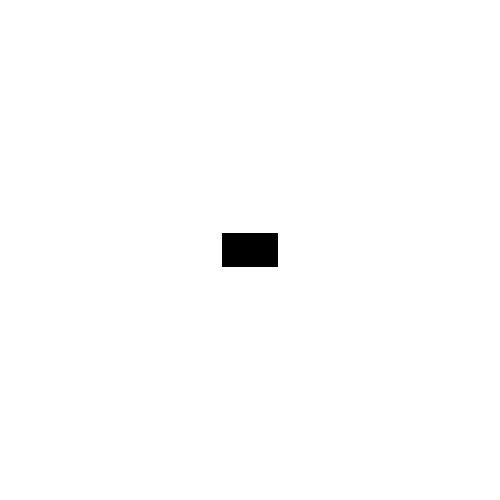
Frame 1 (no input)
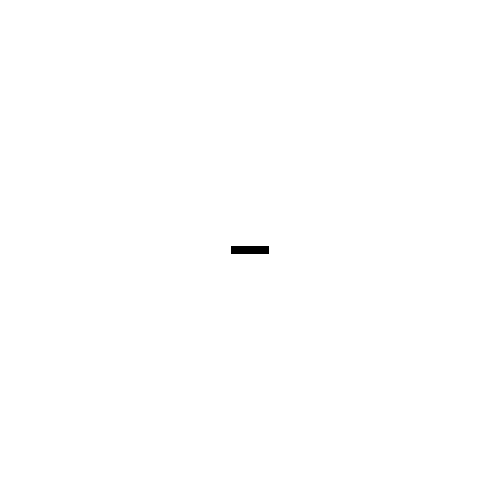
Frame 60 (the mouse pressed at the canvas centre just before this capture)
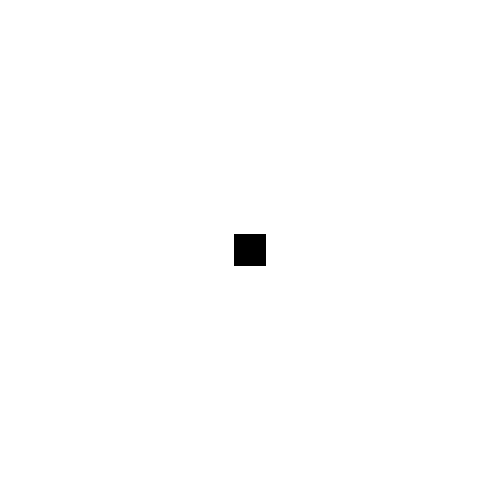
Frame 120 (the mouse held since frame 60 and released just before this capture)

The Processing sketch that drew these frames (run headless with seeded random() and noise(); from frame 60 on, the mouse is pressed at the canvas centre):

// Processing sketch: randomVSperlin
// ── randomVSperlin.pde

void setup() {
 //frameRate(15);
  size(500, 500);
  rectMode(CENTER);
}

float y_perlin;
float x_random;
void draw() {
  background(255);
  y_perlin = y_perlin + 0.1;
  //y_perlin = y_perlin + 0.0;
  x_random = random(0,50) * 1;
  // println("perlin: ", noise(y_perlin), "random: ", x_random);
  fill(0);
  rect(width/2 , height/2, noise(y_perlin) * 100, x_random);
  
}
